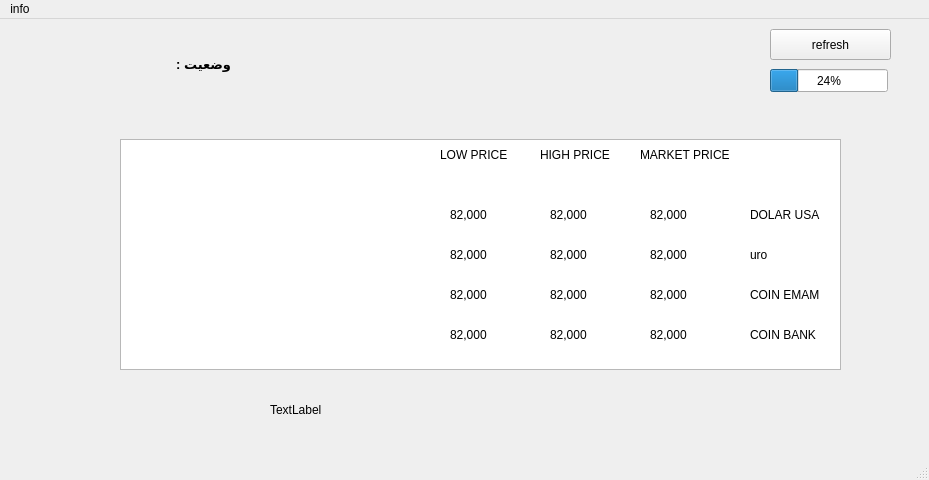
<?xml version="1.0" encoding="UTF-8"?>
<ui version="4.0">
 <class>MainWindow</class>
 <widget class="QMainWindow" name="MainWindow">
  <property name="geometry">
   <rect>
    <x>0</x>
    <y>0</y>
    <width>929</width>
    <height>480</height>
   </rect>
  </property>
  <property name="windowTitle">
   <string>MainWindow</string>
  </property>
  <property name="styleSheet">
   <string notr="true"/>
  </property>
  <widget class="QWidget" name="centralwidget">
   <widget class="QPushButton" name="pushButton">
    <property name="geometry">
     <rect>
      <x>770</x>
      <y>10</y>
      <width>121</width>
      <height>31</height>
     </rect>
    </property>
    <property name="text">
     <string>refresh</string>
    </property>
   </widget>
   <widget class="QProgressBar" name="progressBar">
    <property name="geometry">
     <rect>
      <x>770</x>
      <y>50</y>
      <width>118</width>
      <height>23</height>
     </rect>
    </property>
    <property name="value">
     <number>24</number>
    </property>
   </widget>
   <widget class="QTextBrowser" name="textBrowser">
    <property name="geometry">
     <rect>
      <x>120</x>
      <y>120</y>
      <width>721</width>
      <height>231</height>
     </rect>
    </property>
   </widget>
   <widget class="QLabel" name="label">
    <property name="geometry">
     <rect>
      <x>750</x>
      <y>180</y>
      <width>91</width>
      <height>31</height>
     </rect>
    </property>
    <property name="text">
     <string>DOLAR USA</string>
    </property>
   </widget>
   <widget class="QLabel" name="label_2">
    <property name="geometry">
     <rect>
      <x>640</x>
      <y>120</y>
      <width>101</width>
      <height>31</height>
     </rect>
    </property>
    <property name="text">
     <string>MARKET PRICE</string>
    </property>
   </widget>
   <widget class="QLabel" name="label_3">
    <property name="geometry">
     <rect>
      <x>540</x>
      <y>120</y>
      <width>101</width>
      <height>31</height>
     </rect>
    </property>
    <property name="text">
     <string>HIGH PRICE</string>
    </property>
   </widget>
   <widget class="QLabel" name="label_4">
    <property name="geometry">
     <rect>
      <x>440</x>
      <y>120</y>
      <width>101</width>
      <height>31</height>
     </rect>
    </property>
    <property name="text">
     <string>LOW PRICE</string>
    </property>
   </widget>
   <widget class="QLabel" name="label_5">
    <property name="geometry">
     <rect>
      <x>750</x>
      <y>220</y>
      <width>91</width>
      <height>31</height>
     </rect>
    </property>
    <property name="text">
     <string>uro</string>
    </property>
   </widget>
   <widget class="QLabel" name="label_6">
    <property name="geometry">
     <rect>
      <x>750</x>
      <y>260</y>
      <width>91</width>
      <height>31</height>
     </rect>
    </property>
    <property name="text">
     <string>COIN EMAM</string>
    </property>
   </widget>
   <widget class="QLabel" name="label_7">
    <property name="geometry">
     <rect>
      <x>750</x>
      <y>300</y>
      <width>91</width>
      <height>31</height>
     </rect>
    </property>
    <property name="text">
     <string>COIN BANK</string>
    </property>
   </widget>
   <widget class="QLabel" name="label_8">
    <property name="geometry">
     <rect>
      <x>650</x>
      <y>180</y>
      <width>91</width>
      <height>31</height>
     </rect>
    </property>
    <property name="text">
     <string>82,000</string>
    </property>
   </widget>
   <widget class="QLabel" name="label_9">
    <property name="geometry">
     <rect>
      <x>550</x>
      <y>180</y>
      <width>91</width>
      <height>31</height>
     </rect>
    </property>
    <property name="text">
     <string>82,000</string>
    </property>
   </widget>
   <widget class="QLabel" name="label_10">
    <property name="geometry">
     <rect>
      <x>450</x>
      <y>180</y>
      <width>91</width>
      <height>31</height>
     </rect>
    </property>
    <property name="text">
     <string>82,000</string>
    </property>
   </widget>
   <widget class="QLabel" name="label_11">
    <property name="geometry">
     <rect>
      <x>450</x>
      <y>220</y>
      <width>91</width>
      <height>31</height>
     </rect>
    </property>
    <property name="text">
     <string>82,000</string>
    </property>
   </widget>
   <widget class="QLabel" name="label_12">
    <property name="geometry">
     <rect>
      <x>450</x>
      <y>260</y>
      <width>91</width>
      <height>31</height>
     </rect>
    </property>
    <property name="text">
     <string>82,000</string>
    </property>
   </widget>
   <widget class="QLabel" name="label_13">
    <property name="geometry">
     <rect>
      <x>450</x>
      <y>300</y>
      <width>91</width>
      <height>31</height>
     </rect>
    </property>
    <property name="text">
     <string>82,000</string>
    </property>
   </widget>
   <widget class="QLabel" name="label_14">
    <property name="geometry">
     <rect>
      <x>550</x>
      <y>220</y>
      <width>91</width>
      <height>31</height>
     </rect>
    </property>
    <property name="text">
     <string>82,000</string>
    </property>
   </widget>
   <widget class="QLabel" name="label_15">
    <property name="geometry">
     <rect>
      <x>550</x>
      <y>260</y>
      <width>91</width>
      <height>31</height>
     </rect>
    </property>
    <property name="text">
     <string>82,000</string>
    </property>
   </widget>
   <widget class="QLabel" name="label_16">
    <property name="geometry">
     <rect>
      <x>550</x>
      <y>300</y>
      <width>91</width>
      <height>31</height>
     </rect>
    </property>
    <property name="text">
     <string>82,000</string>
    </property>
   </widget>
   <widget class="QLabel" name="label_17">
    <property name="geometry">
     <rect>
      <x>650</x>
      <y>220</y>
      <width>91</width>
      <height>31</height>
     </rect>
    </property>
    <property name="text">
     <string>82,000</string>
    </property>
   </widget>
   <widget class="QLabel" name="label_18">
    <property name="geometry">
     <rect>
      <x>650</x>
      <y>260</y>
      <width>91</width>
      <height>31</height>
     </rect>
    </property>
    <property name="text">
     <string>82,000</string>
    </property>
   </widget>
   <widget class="QLabel" name="label_19">
    <property name="geometry">
     <rect>
      <x>650</x>
      <y>300</y>
      <width>91</width>
      <height>31</height>
     </rect>
    </property>
    <property name="text">
     <string>82,000</string>
    </property>
   </widget>
   <widget class="QLabel" name="label_20">
    <property name="geometry">
     <rect>
      <x>160</x>
      <y>30</y>
      <width>71</width>
      <height>31</height>
     </rect>
    </property>
    <property name="font">
     <font>
      <pointsize>10</pointsize>
      <weight>75</weight>
      <bold>true</bold>
     </font>
    </property>
    <property name="text">
     <string>وضعیت : </string>
    </property>
   </widget>
   <widget class="QLabel" name="label_21">
    <property name="geometry">
     <rect>
      <x>10</x>
      <y>30</y>
      <width>141</width>
      <height>31</height>
     </rect>
    </property>
    <property name="font">
     <font>
      <pointsize>10</pointsize>
      <weight>75</weight>
      <bold>true</bold>
     </font>
    </property>
    <property name="text">
     <string/>
    </property>
   </widget>
   <widget class="QLabel" name="label_22">
    <property name="geometry">
     <rect>
      <x>270</x>
      <y>370</y>
      <width>571</width>
      <height>41</height>
     </rect>
    </property>
    <property name="text">
     <string>TextLabel</string>
    </property>
   </widget>
  </widget>
  <widget class="QMenuBar" name="menubar">
   <property name="geometry">
    <rect>
     <x>0</x>
     <y>0</y>
     <width>929</width>
     <height>26</height>
    </rect>
   </property>
   <widget class="QMenu" name="menuinfo">
    <property name="title">
     <string>info</string>
    </property>
    <addaction name="actionabout_us"/>
   </widget>
   <addaction name="menuinfo"/>
  </widget>
  <widget class="QStatusBar" name="statusbar"/>
  <action name="actionabout_us">
   <property name="text">
    <string>about us</string>
   </property>
  </action>
 </widget>
 <resources/>
 <connections/>
</ui>
